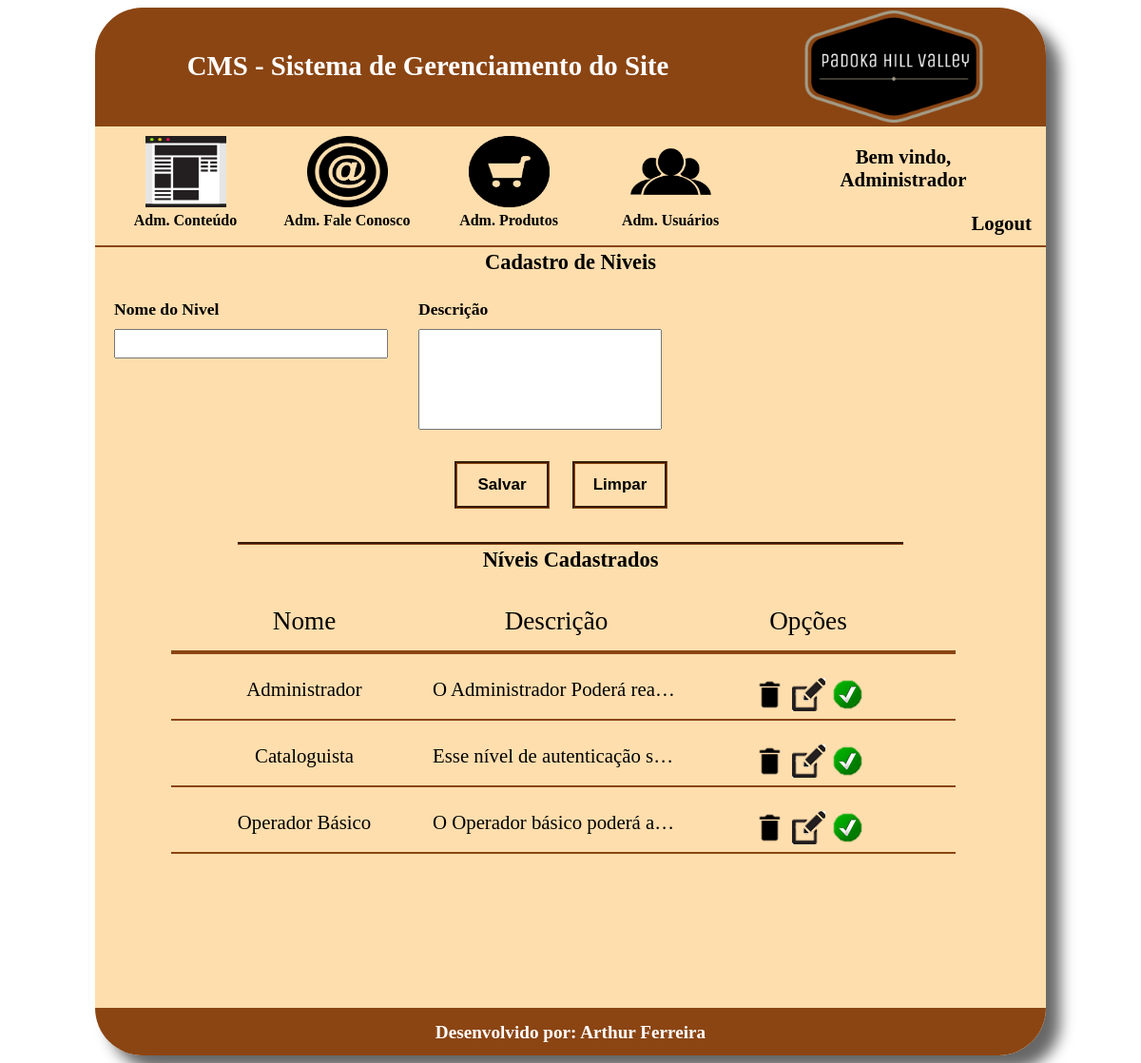
Screenshot of /PADOKA/cms/gerenciamento_niveis.php (signed in) with the database file from the repository.
### tables this page shows
CREATE TABLE `tbl_nivel_usuario` (
  `id` int(11) NOT NULL AUTO_INCREMENT,
  `nome` varchar(30) NOT NULL,
  `descricao` text,
  `status` tinyint(1) NOT NULL,
  PRIMARY KEY (`id`)
);

### PADOKA/cms/gerenciamento_niveis.php (the view, shortened to what this page needs)
<?php
    $nome = "";
    $descricao = "";
    $botao = "Salvar";
?>
<!DOCTYPE html>
<html>
    <head>
        <link rel="stylesheet" type="text/css" href="css/styleGerenciamentoNiveis.css">
        <link rel="stylesheet" type="text/css" href="css/styleMenu.css">
    </head>
    <body>
        <div id="main">
            <header>
                <?php require_once 'menu.php';?>
            </header>
            <div id="content">
                <div class="titulo_content">
                    Cadastro de Niveis
                </div>
                <form name="frmCadastroNiveis" method="post" action="gerenciamento_niveis.php">
                    <section class="content_cadastro">
                        <div class="campos">
                            <div class="subtitulo">
                                Nome do Nivel
                            </div>
                            <input type="text" name="txtNomeNivel" id="txtNomeNivel" class="inputs" value="<?php echo($nome); ?>">
                        </div>
                        <div class="campos">
                            <div class="subtitulo">
                                Descrição
                            </div>
                            <textarea type="text" name="txtDescricaoNivel" id="txtDescricaoNivel"><?php echo($descricao); ?></textarea>
                        </div>
                        <div id="botoes">
                            <input type="submit" id="btnSalvar" value="<?php echo($botao); ?>" name="btnSalvar" class="botao_style">
                            <input type="reset" value="Limpar" name="btnLimpar" class="botao_style">
                         </div>
                    </section>
                    <div id="borda"></div>
                    <div class="titulo_content">
                        Níveis Cadastrados
                    </div>
                    <section class="content_cadastro" id="niveis_cadastrados">
                        <div id="tabela">
                            <div id="linha_titulos">
                                <div id="titulos_tabela">
                                    <div class="titulos">
                                        Nome
                                    </div>
                                    <div class="titulos">
                                        Descrição
                                    </div>
                                    <div class="titulos">
                                        Opções
                                    </div>
                                </div>
                            </div>
                            <div id="registros">
                                <?php
                                    $sql =  "SELECT * FROM tbl_nivel_usuario";
                                    $resultado = mysql_query($sql);
                                    while($rsNivel = mysql_fetch_array($resultado)){
                                        if($rsNivel['status'] == 1){
                                            $imgStatus = "status1.png";
                                        } else if($rsNivel['status'] == 0){
                                            $imgStatus = "status0.png";
                                        }
                                ?>
                                <div class="registros_tabela">
                                    <div class="registros">
                                        <?php echo($rsNivel['nome']);?>
                                    </div>
                                    <div class="registros" title="<?php echo($rsNivel['descricao']);?>">
                                        <?php echo($rsNivel['descricao']);?>
                                    </div>
                                    <div class="registros">
                                        <a href="gerenciamento_niveis.php?modo=excluir&id=<?php echo($rsNivel['id']);?>">
                                            <img src="imagens/delete.png" class="img-opcoes">
                                        </a>
                                        <a href="gerenciamento_niveis.php?modo=consultar&id=<?php echo($rsNivel['id']);?>">
                                            <img src="imagens/edit.png" class="img-opcoes">
                                        </a>
                                        <a href="gerenciamento_niveis.php?modo=status&id=<?php echo($rsNivel['id']);?>&status=<?php echo($rsNivel['status']);?>">
                                            <img src="imagens/<?php echo($imgStatus); ?>" class="img-opcoes">
                                        </a>
                                    </div>
                                </div>
                                <?php } ?>
                            </div>
                        </div>
                    </section>
                </form>
            </div>
            <footer>
                Desenvolvido por: Arthur Ferreira
            </footer>
        </div>
    </body>
</html>

### PADOKA/cms/css/styleGerenciamentoNiveis.css (style rules this page uses)
#main { width: 1000px; height: 1102px; margin-left: auto; margin-right: auto; border-radius: 50px; box-shadow: 15px 15px 15px rgba(0, 0, 0, .6); }
header { width: 1000px; height: 250px; color: #FFFFFF; font-weight: 700; background-color: #8B4513; border-top-left-radius: 50px; border-top-right-radius: 50px; }
#content { width: 1000px; height: 800px; text-align: center; margin-top: 2px; background-color: #FFDEAD; }
.titulo_content { width: 1000px; height: 27px; font-size: 1.4em; font-weight: 800; padding-top: 3px; }
.content_cadastro { width: 970px; height: 250px; padding: 15px; }
#niveis_cadastrados { height: 400px; }
.campos { width: 300px; height: 70px; text-align: left; font-size: 1.1em; font-weight: 800; padding-left: 5px; margin-right: 15px; margin-bottom: 10px; margin-top: 10px; float: left; }
.inputs { width: 280px; height: 25px; margin-top: 10px; }
textarea { width: 250px; margin-top: 10px; height: 100px; resize: none; }
#botoes { width: 400px; height: 50px; margin-left: auto; margin-right: auto; margin-top: 180px; text-align: center; clear: both; }
.botao_style { width: 100px; height: 50px; margin-right: 20px; background-color: rgba(0, 0, 0, .0); border: groove 3px #8B4513; font-size: 17px; font-weight: 900; }
#borda { width: 700px; border-bottom: groove 3px #8B4513; margin-left: auto; margin-right: auto; }
#tabela { width: 915px; height: 400px; margin-left: auto; margin-right: auto; }
#linha_titulos { width: 840px; height: 70px; margin-left: auto; margin-right: auto; }
#titulos_tabela { width: 805px; height: 46px; padding: 10px; border-bottom: solid 4px #8B4513; }
.titulos { width: 260px; height: 40px; font-size: 1.7em; text-align: center; padding-top: 10px; margin-right: 5px; float: left; }
#registros { width: 840px; height: 300px; margin-left: auto; margin-right: auto; overflow-y: auto; overflow-x: hidden; }
.registros_tabela { width: 805px; height: 48px; padding: 10px; border-bottom: solid 2px #8B4513; }
.registros { width: 260px; height: 40px; font-size: 1.3em; text-align: center; padding-top: 15px; overflow: hidden; margin-right: 5px; float: left; white-space: nowrap; text-overflow: ellipsis; }
footer { width: 1000px; height: 35px; text-align: center; padding-top: 15px; font-size: 1.2em; color: #FFFFFF; font-weight: 700; background-color: #8B4513; border-bottom-left-radius: 50px; border-bottom-right-radius: 50px; }
a:link { color: #000000; text-decoration: none; }

### rows the page displays
tbl_nivel_usuario: nome "Administrador", descricao "O Administrador Poderá rea…"
tbl_nivel_usuario: nome "Cataloguista", descricao "Esse nível de autenticação s…"
tbl_nivel_usuario: nome "Operador Básico", descricao "O Operador básico poderá a…"

### other values shown
$_SESSION['nome'] "Administrador"
